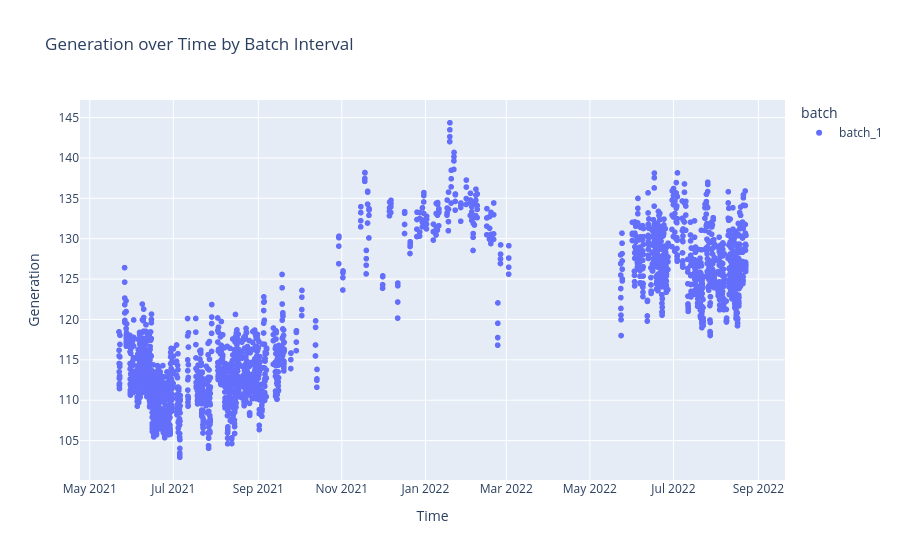
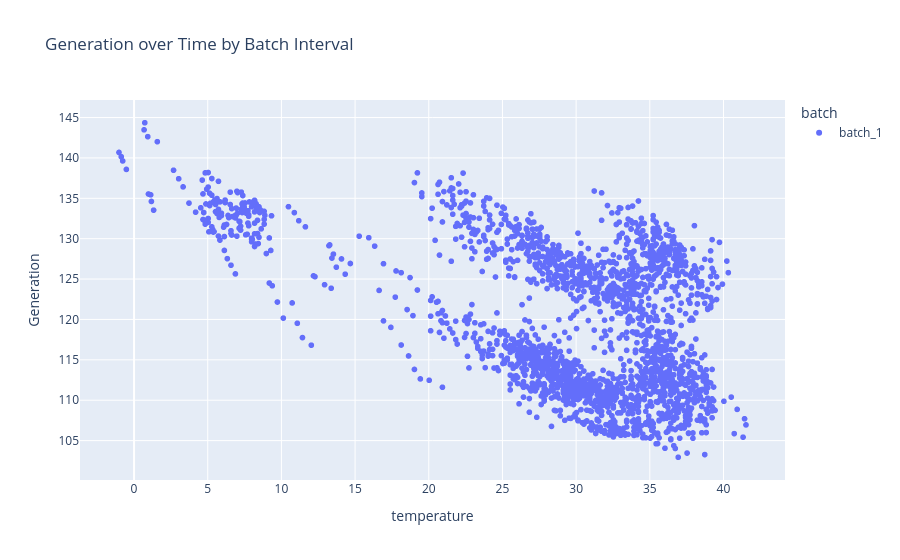

Notebook source saved alongside these figures, in order:
### Code cell
show(filtered_df,batches)

### Figure 1 — Plotly figure (JSON) as saved in the notebook; plotly's stock layout.template omitted (floating-point values rounded to 4 significant figures; data arrays with more than 128 entries replaced by an {"elided": "..."} marker saying what was removed)
{"data": [{"customdata": {"elided": "2139x1 float values"}, "hovertemplate": "batch=batch_1<br>Time=%{x}<br>Generation=%{y}<br>temperature=%{customdata[0]}<extra></extra>", "legendgroup": "batch_1", "marker": {"color": "#636efa", "symbol": "circle"}, "mode": "markers", "name": "batch_1", "showlegend": true, "type": "scattergl", "x": {"elided": "2139 str values"}, "xaxis": "x", "y": {"elided": "2139 float values"}, "yaxis": "y"}], "layout": {"legend": {"title": {"text": "batch"}, "tracegroupgap": 0}, "title": {"text": "Generation over Time by Batch Interval"}, "xaxis": {"anchor": "y", "domain": [0, 1], "title": {"text": "Time"}}, "yaxis": {"anchor": "x", "domain": [0, 1], "title": {"text": "Generation"}}}}

### Figure 2 — Plotly figure (JSON) as saved in the notebook; plotly's stock layout.template omitted (floating-point values rounded to 4 significant figures; data arrays with more than 128 entries replaced by an {"elided": "..."} marker saying what was removed)
{"data": [{"customdata": {"elided": "2139x1 str values"}, "hovertemplate": "batch=batch_1<br>temperature=%{x}<br>Generation=%{y}<br>Time=%{customdata[0]}<extra></extra>", "legendgroup": "batch_1", "marker": {"color": "#636efa", "symbol": "circle"}, "mode": "markers", "name": "batch_1", "showlegend": true, "type": "scattergl", "x": {"elided": "2139 float values"}, "xaxis": "x", "y": {"elided": "2139 float values"}, "yaxis": "y"}], "layout": {"legend": {"title": {"text": "batch"}, "tracegroupgap": 0}, "title": {"text": "Generation over Time by Batch Interval"}, "xaxis": {"anchor": "y", "domain": [0, 1], "title": {"text": "temperature"}}, "yaxis": {"anchor": "x", "domain": [0, 1], "title": {"text": "Generation"}}}}
